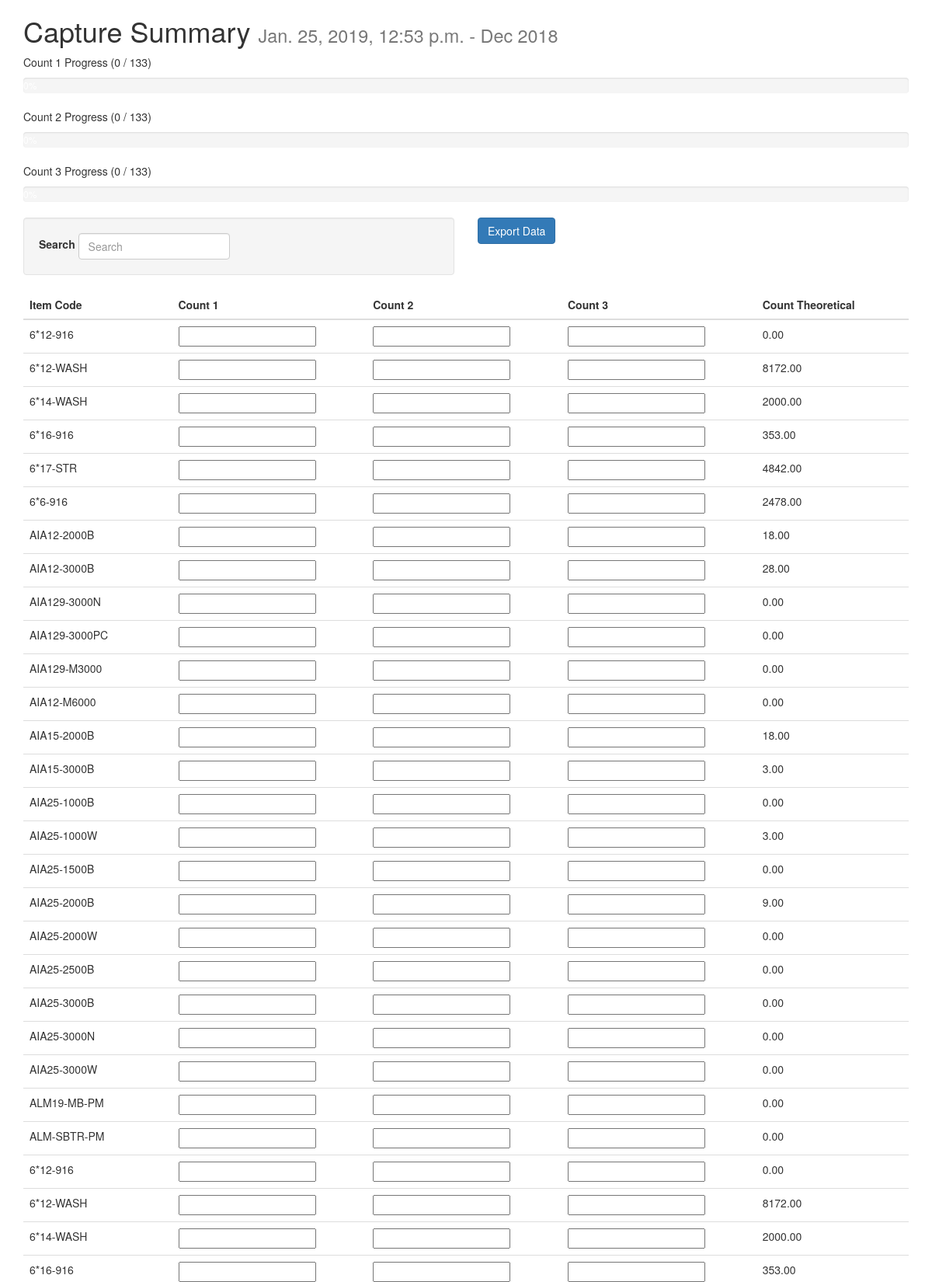
The page /summary (signed in, upper part) on the database its author committed.
### inventit/models.py (models this page shows, shortened)
class CountHeader(models.Model):
    count_date = models.DateTimeField(db_index=True, auto_now_add=True)
    description = models.TextField(null=True)
    is_active = models.BooleanField(default=False)

class CountLines(models.Model):
    count_header = models.ForeignKey(CountHeader)
    item_code = models.CharField(max_length=100)
    category = models.ForeignKey(
        to=Category, on_delete=models.DO_NOTHING, related_name="count_lines"
    )
    count_1 = models.DecimalField(max_digits=9, decimal_places=2, null=True, blank=True)
    count_2 = models.DecimalField(max_digits=9, decimal_places=2, null=True, blank=True)
    count_3 = models.DecimalField(max_digits=9, decimal_places=2, null=True, blank=True)
    count_theoretical = models.DecimalField(max_digits=9, decimal_places=2)

### inventit/views.py (the view)
# urls.py: url(r'^summary', views.summary, name='summary'),
@login_required()
def summary(request):
    template = "inventit/summary.html"
    count_header = CountHeader.objects.filter(is_active=True)
    count_lines = CountLines.objects.filter(count_header=count_header.first())
    summary_count1 = (
        CountLines.objects.filter(count_header=count_header.first())
        .filter(count_1__gte=0)
        .count()
    )
    summary_count2 = (
        CountLines.objects.filter(count_header=count_header.first())
        .filter(count_2__gte=0)
        .count()
    )
    summary_count3 = (
        CountLines.objects.filter(count_header=count_header.first())
        .filter(count_3__gte=0)
        .count()
    )
    total = CountLines.objects.filter(count_header=count_header.first()).count()
    summary_count1Percentage = 0
    summary_count2Percentage = 0
    summary_count3Percentage = 0
    if summary_count1Percentage:
        summary_count1Percentage = round(
            (float(summary_count1) / float(total)) * 100, 1
        )
    if summary_count2Percentage:
        summary_count2Percentage = round(
            (float(summary_count2) / float(total)) * 100, 1
        )
    if summary_count3Percentage:
        summary_count3Percentage = round(
            (float(summary_count3) / float(total)) * 100, 1
        )
    counts = {
        "summary_count1": summary_count1,
        "summary_count2": summary_count2,
        "summary_count3": summary_count3,
        "summary_count1Percentage": summary_count1Percentage,
        "summary_count2Percentage": summary_count2Percentage,
        "summary_count3Percentage": summary_count3Percentage,
        "total": total,
    }
    context = {"count_headers": count_header, "lines": count_lines, "counts": counts}
    return render(request, template, context)

### inventit/templates/inventit/summary.html (shortened to what this page needs)
{% extends 'base.html' %}
{% block content %}
<div class="row">
	<div class="col-md-12">
		<h1>Capture Summary
		<small>
			{% for count_header in count_headers %}
			  {{count_header.count_date}} - {{count_header.description}} <br />
			{% endfor %}
		</small>
		</h1>
	</div>
</div>
<div class="row">
	<div class="col-md-12">
		<p>Count 1 Progress ({{counts.summary_count1}} / {{counts.total}})</p>
		<div class="progress">
		</div>
	</div>
	<div class="col-md-12">
		<p>Count 2 Progress ({{counts.summary_count2}} / {{counts.total}})</p>
		<div class="progress">
		</div>
	</div>
	<div class="col-md-12">
		<p>Count 3 Progress ({{counts.summary_count3}} / {{counts.total}})</p>
		<div class="progress">
		</div>
	</div>
</div>
<div class="row">
	<div class="col-md-6">
		<div class="well">
			<form class="form-inline">
				<div class="form-group">
					<label for="exampleInputName2">Search</label>
					<input type="text" class="form-control" id="searchInput" placeholder="Search">
				</div>
			</form>
		</div>
	</div>
	<div class="col-md-6">
		<a href="/export" class="btn btn-primary">Export Data</a>
	</div>
</div>
<div class="row">
	<div class="col-md-12">
		<table class="table">
			<thead>
				<tr>
					<th>Item Code</th>
					<th>Count 1 </th>
					<th>Count 2 </th>
					<th>Count 3 </th>
					<th>Count Theoretical</th>
					<th></th>
				</tr>
				</thead>
			<tbody id="fbody">
				{% for line in lines %}
					<tr class="{% if line.count_1 == line.count_2 and line.count_1 >= 0 and line.count_2 >= 0 %} bg-success {% endif %} {% if line.count_1 != line.count_2 and line.count_1 >= 0 and line.count_2 >= 0 %} bg-danger {% endif %}">
						<td>{{line.item_code}}</td>
						<td>
							<input id="{{line.item_code}}" name="{{line.item_code}}" data-count="1" class="capture" type="text" value="{{line.count_1}}" name="">
						</td>
						<td>
							<input id="{{line.item_code}}" name="{{line.item_code}}" data-count="2" class="capture" type="text" value="{{line.count_2}}" name="">
						</td>
						<td>
							<input id="{{line.item_code}}" name="{{line.item_code}}" data-count="3" class="capture" type="text" value="{{line.count_3}}" name="">
						</td>
						<td>{{line.count_theoretical}}</td>
						<td>
						</td>
					</tr>
				{% endfor %}
			</tbody>
		</table>
	</div>
</div>
{% endblock %}

### rows shown on the page
CountHeader: count_date "Jan. 25, 2019, 12:53 p.m.", description "Dec 2018"
CountLines: item_code "6*12-916", count_theoretical "0.00"
CountLines: item_code "6*12-WASH", count_theoretical "8172.00"
CountLines: item_code "6*14-WASH", count_theoretical "2000.00"
CountLines: item_code "6*16-916", count_theoretical "353.00"
CountLines: item_code "6*17-STR", count_theoretical "4842.00"
CountLines: item_code "6*6-916", count_theoretical "2478.00"
CountLines: item_code "AIA12-2000B", count_theoretical "18.00"
CountLines: item_code "AIA12-3000B", count_theoretical "28.00"
CountLines: item_code "AIA129-3000N", count_theoretical "0.00"
CountLines: item_code "AIA129-3000PC", count_theoretical "0.00"
CountLines: item_code "AIA129-M3000", count_theoretical "0.00"
CountLines: item_code "AIA12-M6000", count_theoretical "0.00"
CountLines: item_code "AIA15-2000B", count_theoretical "18.00"
CountLines: item_code "AIA15-3000B", count_theoretical "3.00"
CountLines: item_code "AIA25-1000B", count_theoretical "0.00"
CountLines: item_code "AIA25-1000W", count_theoretical "3.00"
CountLines: item_code "AIA25-1500B", count_theoretical "0.00"
CountLines: item_code "AIA25-2000B", count_theoretical "9.00"
CountLines: item_code "AIA25-2000W", count_theoretical "0.00"
CountLines: item_code "AIA25-2500B", count_theoretical "0.00"
CountLines: item_code "AIA25-3000B", count_theoretical "0.00"
CountLines: item_code "AIA25-3000N", count_theoretical "0.00"
CountLines: item_code "AIA25-3000W", count_theoretical "0.00"
CountLines: item_code "ALM19-MB-PM", count_theoretical "0.00"
CountLines: item_code "ALM-SBTR-PM", count_theoretical "0.00"
CountLines: item_code "6*12-916", count_theoretical "0.00"
CountLines: item_code "6*12-WASH", count_theoretical "8172.00"
CountLines: item_code "6*14-WASH", count_theoretical "2000.00"
CountLines: item_code "6*16-916", count_theoretical "353.00"

### other values the page prints
{{ counts.summary_count1 }} "0"
{{ counts.total }} "133"
{{ counts.summary_count2 }} "0"
{{ counts.summary_count3 }} "0"
